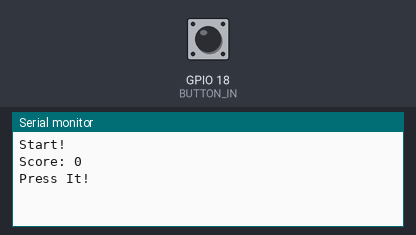
The sketch below on a simulated ESP32. Parts: the last lines printed to the serial monitor. The test bench sets the inputs (shaded band); at power-on: GPIO 18 (BUTTON_IN) LOW. Random numbers use the default seed unless the sketch sets one.

Above: at 1.7 s.
1.8 s: GPIO 18 (BUTTON_IN) pulled HIGH for 0.15 s
At 2.7 s:
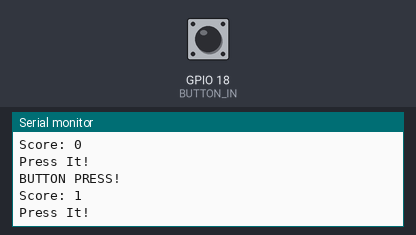
3.8 s: GPIO 18 (BUTTON_IN) pulled HIGH for 1 s
At 5.8 s:
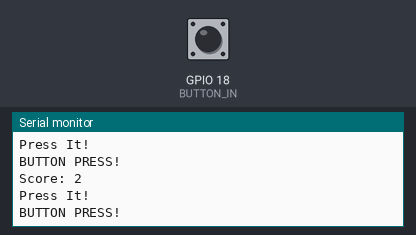
6.3 s: GPIO 18 (BUTTON_IN) pulled HIGH for 0.15 s
At 7.3 s:
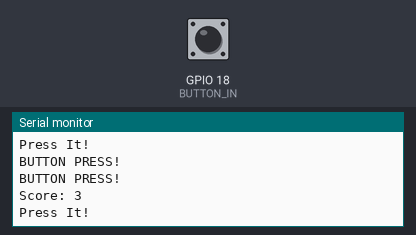
Timing chart, 0 to 9.3 s (numbered marks = the images above; inputs shaded):
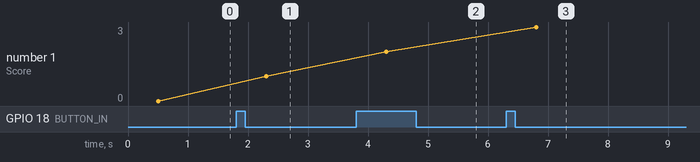

The sketch:

bopIt.ino
```cpp
#define BUTTON_IN 18
#define ROTARY_A 32
#define ROTARY_B 33

//TODO
//Fix turnIt so it's not looped
//make check for wrong inputs

int action, point, score = 0;
bool taskComplete = true;

void setup() {
  pinMode(BUTTON_IN, INPUT);
  pinMode(ROTARY_A,INPUT);
  pinMode(ROTARY_B,INPUT);

  //pinALast = digitalRead(ROTARY_A);
  Serial.begin(9600);

  Serial.println("Start!");
  delay(500);
}

void loop() {
  if(taskComplete)//upon startup, taskComplete = true
  {
    point = 0;

    Serial.print("Score: ");
    Serial.println(score);

    //only does pressIt
    newAction();

    taskComplete = false;

    switch (action)
    {
      case 0: //again, just doing case 0 rn (see newAction funct)
        Serial.println("Press It!");
        pressIt();
        break;
      case 1:
        Serial.println("Turn It!");
        //turnIt();
        break;
    }
    taskComplete = checkAction();
  }
  else //the "waiting for correct input" zone
  {
    switch (action)
    {
      case 0:
        //Serial.println("Press It!");
        point = pressIt();
        break;
      case 1:
        //Serial.println("Turn It!");
        //point = turnIt();
        break;
    }
    taskComplete = checkAction();
    if (taskComplete)//will only increment score whe taskComplete is rising-edge
      score++;
  }

}

int pressIt()
{
  if (digitalRead(BUTTON_IN) == HIGH)
  {
    delay(500);// for douncing-ish reasons
    Serial.println("BUTTON PRESS!");
    return 1;
  }

  return 0;
}

//DUBIOUS CODE INBOUND
//documentation for Rotary Encoder:
//https://www.handsontec.com/dataspecs/module/Rotary%20Encoder.pdf
int turnIt()
{
  static int aVal, pinALast, turnPercent = 0;
//
//  do {
//
//      aVal = digitalRead(ROTARY_A);
//
//      if (aVal != pinALast){
//
//        Serial.println("pinALast");
//        Serial.println(pinALast);
//
//        Serial.println("aVal");
//        Serial.println(aVal);
//
//          turnPercent += 5;
//         if (turnPercent > 100)
//           turnPercent -= 100;
//
//         //cute little loading animation
//         Serial.print(turnPercent);
//         Serial.println("%");
//         Serial.print("0%\t[");
//         for (int i = 0; i < turnPercent/5; i++)
//           Serial.print("=");
//         for (int i = 0; i < (20-turnPercent/5); i++)
//           Serial.print(" ");
//         Serial.println("]\t\t100%");
//    }
//
//    pinALast = aVal;
//    } while (turnPercent != 100);
//
//  delay(500);
  return 1;
}

//TODO implement this for score == 100, reset taskComplete
void reset()
{
  score = 0;
  point = 0;
}

void newAction()//again, again, not including turnIt
{
  action = random(0,1); // [0,2) not including 2
}

bool checkAction()//the "blank"It funct will return a 1 on successful check
{
  if (point == 1)
    return true;
  return false;
}
```

Measured:
- after the input at 1.8 s, the serial monitor: prints a new line after 0.50 s (image 1)
- after the input at 3.8 s, the serial monitor: prints a new line after 0.50 s (image 2)
- after the input at 6.3 s, the serial monitor: prints a new line after 0.50 s (image 3)
- plotted number 1: 0 → 1 after the input at 1.8 s, 1 → 2 after the input at 3.8 s, 2 → 3 after the input at 6.3 s
